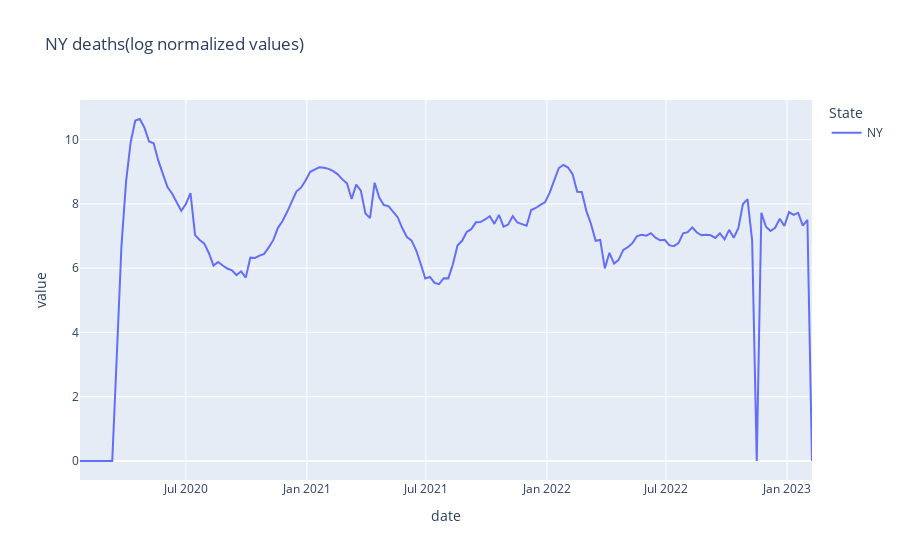

Notebook code for this chart:
### Code cell
deaths_log_values_NY = px.line(NY_weekly_pattern, x = 'date', y = ['new_deaths_log_norm'], color='State', title="NY deaths(log normalized values)")
deaths_log_values_NY.show()

### Figure 1 — Plotly figure (JSON) as saved in the notebook; plotly's stock layout.template omitted (floating-point values rounded to 4 significant figures; data arrays with more than 128 entries replaced by an {"elided": "..."} marker saying what was removed)
{"data": [{"hovertemplate": "State=NY<br>variable=new_deaths_log_norm<br>date=%{x}<br>value=%{y}<extra></extra>", "legendgroup": "NY", "line": {"color": "#636efa", "dash": "solid"}, "marker": {"symbol": "circle"}, "mode": "lines", "name": "NY", "orientation": "v", "showlegend": true, "type": "scatter", "x": {"elided": "160 str values"}, "xaxis": "x", "y": {"elided": "160 float values"}, "yaxis": "y"}], "layout": {"legend": {"title": {"text": "State"}, "tracegroupgap": 0}, "title": {"text": "NY deaths(log normalized values)"}, "xaxis": {"anchor": "y", "domain": [0, 1], "title": {"text": "date"}}, "yaxis": {"anchor": "x", "domain": [0, 1], "title": {"text": "value"}}}}
